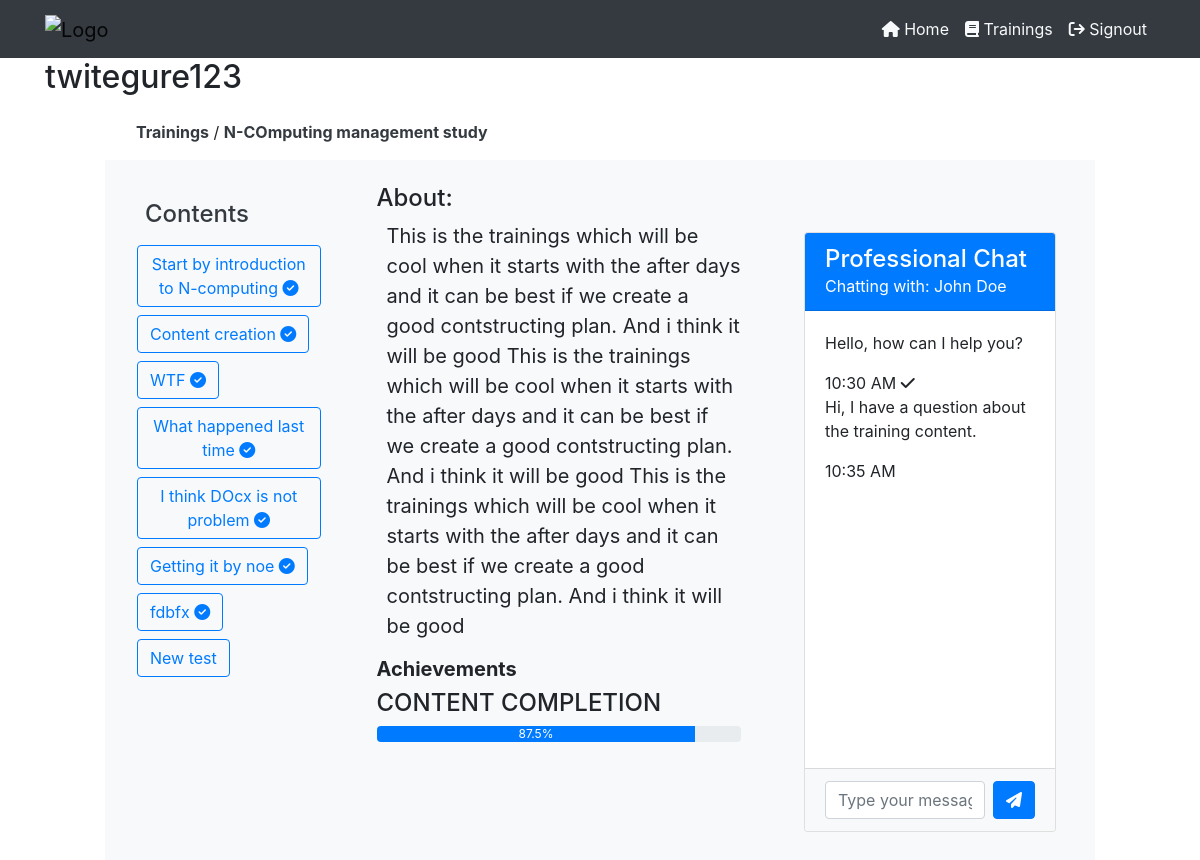
Page /employee-trainings-content.php?training=2 (signed in) on the earlier database version.
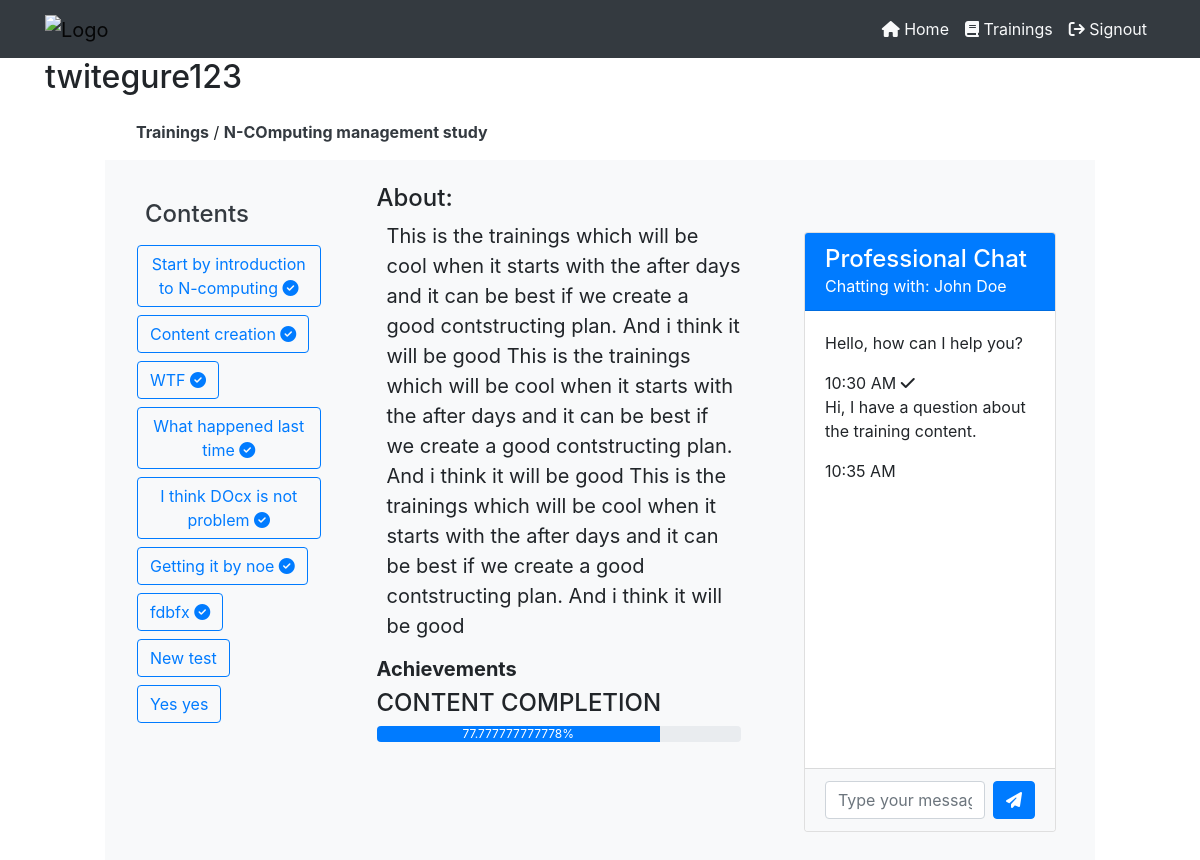
Same page on the later database version.
### tables this page shows
CREATE TABLE `training_contents` (
  `training_content_id` int(11) NOT NULL,
  `training` int(11) NOT NULL,
  `content_name` varchar(255) NOT NULL,
  `content_file` varchar(255) NOT NULL
);

### php/employee-sessions.php (called while the page is built, shortened)
<?php
    $acting_employee_id = $_SESSION['employee_id'];
    $acting_employee_usern = $_SESSION['employee_username'];
?>

### employee-trainings-content.php (the view, shortened to what the changed rows need)
<?php
    include("php/connection.php");
    include("php/employee-sessions.php");
?>
<!DOCTYPE html>
<html lang="en">
<head>
    <link rel="stylesheet" href="https://maxcdn.bootstrapcdn.com/bootstrap/4.5.2/css/bootstrap.min.css">
    <link rel="stylesheet" href="https://cdnjs.cloudflare.com/ajax/libs/font-awesome/6.4.2/css/all.min.css" />
</head>
<body>
    <div class="container">
        <div class="row align-items-center">
            <div class="col-md-8">
                <?php
                    if (isset($_GET['welcome'])) {
                        ?>
                        <h2>
                            Welcome <?php echo $acting_employee_usern; ?>
                        </h2>
                        <?php
                    }
                    else {
                        ?>
                        <h2>
                            <?php echo $acting_employee_usern; ?>
                        </h2>
                        <?php
                    }
                ?>
            </div>
        </div>
    </div>
    <section class="">
        <div class="" style="width: 80%;margin:auto;">
            <?php
                if (!isset($_GET['training'])) {
                    ?>
                    <p class="alert alert-danger">
                        No training sent to the server.
                    </p>
                    <?php
                }
                else {
                    $training = $_GET['training'];
                    $check_exists = mysqli_query($server,"SELECT * from trainings WHERE
                        training_id='$training'
                    ");
                    if (mysqli_num_rows($check_exists) != 1) {
                        ?>
                        <p class="alert alert-danger">
                            The training is not found.
                        </p>
                        <?php
                    }
                    else {
                        $data_check_exits = mysqli_fetch_array($check_exists);
                        ?>
                        <div class="contents m-3">
                            <a href="employee-trainings.php" class="text-dark font-weight-bold">Trainings</a> / <a href="" class="text-dark font-weight-bold"><?php echo $data_check_exits['training_topic']; ?></a>
                        </div>
                        <div class="row bg-light" style="height: 700px;">
                            <div class="col-md-3 text-light p-4" id="contents_list">
                                <h4 class="text-dark m-3">
                                    Contents
                                </h4>
                                <?php
                                    $get_trainings_content = mysqli_query($server,"SELECT * from training_contents
                                        WHERE training='$training'
                                    ");
                                        ?>
                                        <?php
                                    while ($data_contents = mysqli_fetch_array($get_trainings_content)) {
                                        ?>
                                        <div class="row m-2" >
                                            <button class="btn btn-outline-primary get_trai_contents" value="<?php echo $data_contents['training_content_id']; ?>">
                                                <?php
                                                    $current_content = $data_contents['training_content_id'];
                                                    echo $data_contents['content_name'];
                                                    $check_content_info = mysqli_query($server,"SELECT * from empl_trainings_conent_completion
                                                        WHERE employee='$acting_employee_id'
                                                        AND training = '$training'
                                                        AND content = '$current_content'
                                                        AND status = 'Completed'
                                                        ");
                                                        if (mysqli_num_rows($check_content_info) > 0) {
                                                            ?>
                                                                <i class="fa fa-check-circle"></i>
                                                            <?php
                                                        }
                                                ?>
                                            </button>
                                        </div>
                                        <?php
                                    }
                                ?>
                            </div>
                            <div class="col-md-5 bg-light p-4">
                                <div id="trai_description">
                                    <div class="" style="font-size: 20px;">
                                        <h4 class="text-decoration-underline">
                                            About:
                                        </h4>
                                        <p class="" style="margin-left: 10px;">
                                            <?php echo $data_check_exits['training_description']; ?>
                                        </p>
                                        <div class="achievements">
                                            <h5 class="font-weight-bold">
                                                Achievements
                                            </h5>
                                            <?php
                                                $get_total_contents = mysqli_query($server,"SELECT * from training_contents
                                                    WHERE
                                                    training = '$training'
                                                ");
                                                $get_passed_contents = mysqli_query($server,"SELECT * from
                                                    empl_trainings_conent_completion WHERE
                                                    employee = '$acting_employee_id'
                                                    AND training = '$training'
                                                    AND status = 'Completed'
                                                ");
                                                $num_contents = mysqli_num_rows($get_total_contents);
                                                $num_completed = mysqli_num_rows($get_passed_contents);
                                                $completetion_percenage = ($num_completed/$num_contents) * 100;
                                            ?>
                                            <h4 style="text-transform: uppercase;">
                                                Content completion
                                            </h4>
                                            <div class="progress" title="You have completed <?php echo $completetion_percenage."%"; ?> of the training contents.">
                                                <div class="progress-bar" role="progressbar" style="width: <?php echo $completetion_percenage; ?>%;" aria-valuenow="<?php echo $completionPercentage; ?>" aria-valuemin="0" aria-valuemax="100">
                                                    <?php echo $completetion_percenage; ?>%
                                                </div>
                                            </div>
                                        </div>
                                    </div>
                                </div>
                            </div>
                            <div class="col-md-4 p-4">
                            <div class="container mt-5">
                                <div class="card" style="height: 600px;">
                                    <div class="card-header bg-primary text-white">
                                        <h4 class="mb-0">Professional Chat</h4>
                                        <p class="mb-0">Chatting with: John Doe</p>
                                    </div>
                                    <div class="card-body chat-messages">
                                        <div class="message sender">
                                            <p>Hello, how can I help you?</p>
                                            <div class="time">
                                                10:30 AM
                                                <i class="fas fa-check delivered"></i>
                                            </div>
                                        </div>
                                        <div class="message receiver">
                                            <p>Hi, I have a question about the training content.</p>
                                            <div class="time">
                                                10:35 AM
                                            </div>
                                        </div>
                                    </div>
                                    <div class="card-footer bg-light">
                                        <form class="d-flex">
                                            <input type="text" class="form-control" placeholder="Type your message...">
                                            <button type="submit" class="btn btn-primary ml-2"><i class="fas fa-paper-plane"></i></button>
                                        </form>
                                    </div>
                                </div>
                            </div>
                            </div>
                        </div>
                        <?php
                    }
                }
            ?>
        </div>
</section>
</body>
</html>

Differences in the rows shown:
added training_contents: $data_contents['training_content_id'] 11 (drawn), content_name "Yes yes"
Other differences:
$completetion_percenage: 87.5 → 77.777777777778 (drawn)
$completetion_percenage: "87.5" → "77.777777777778"
